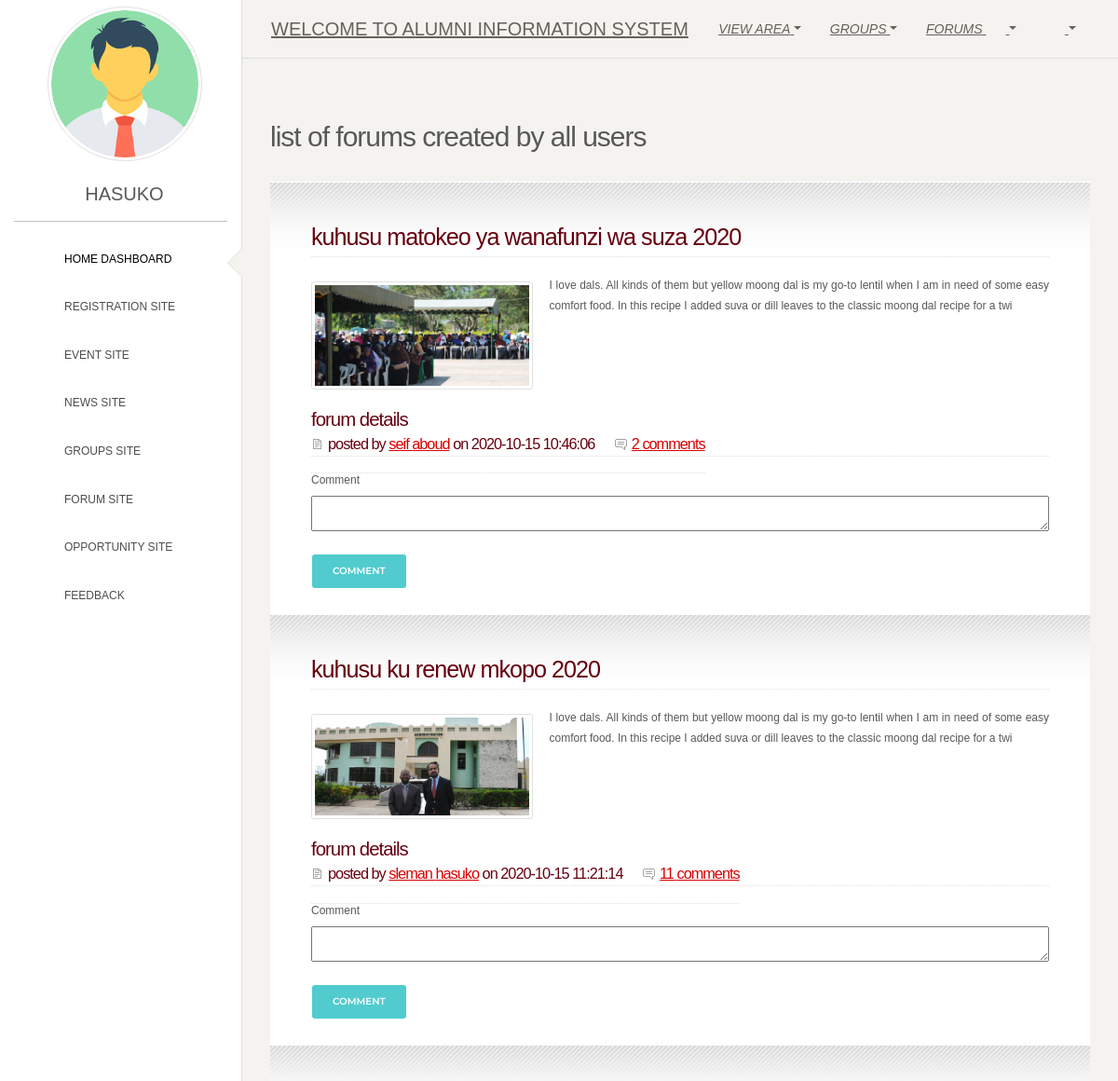
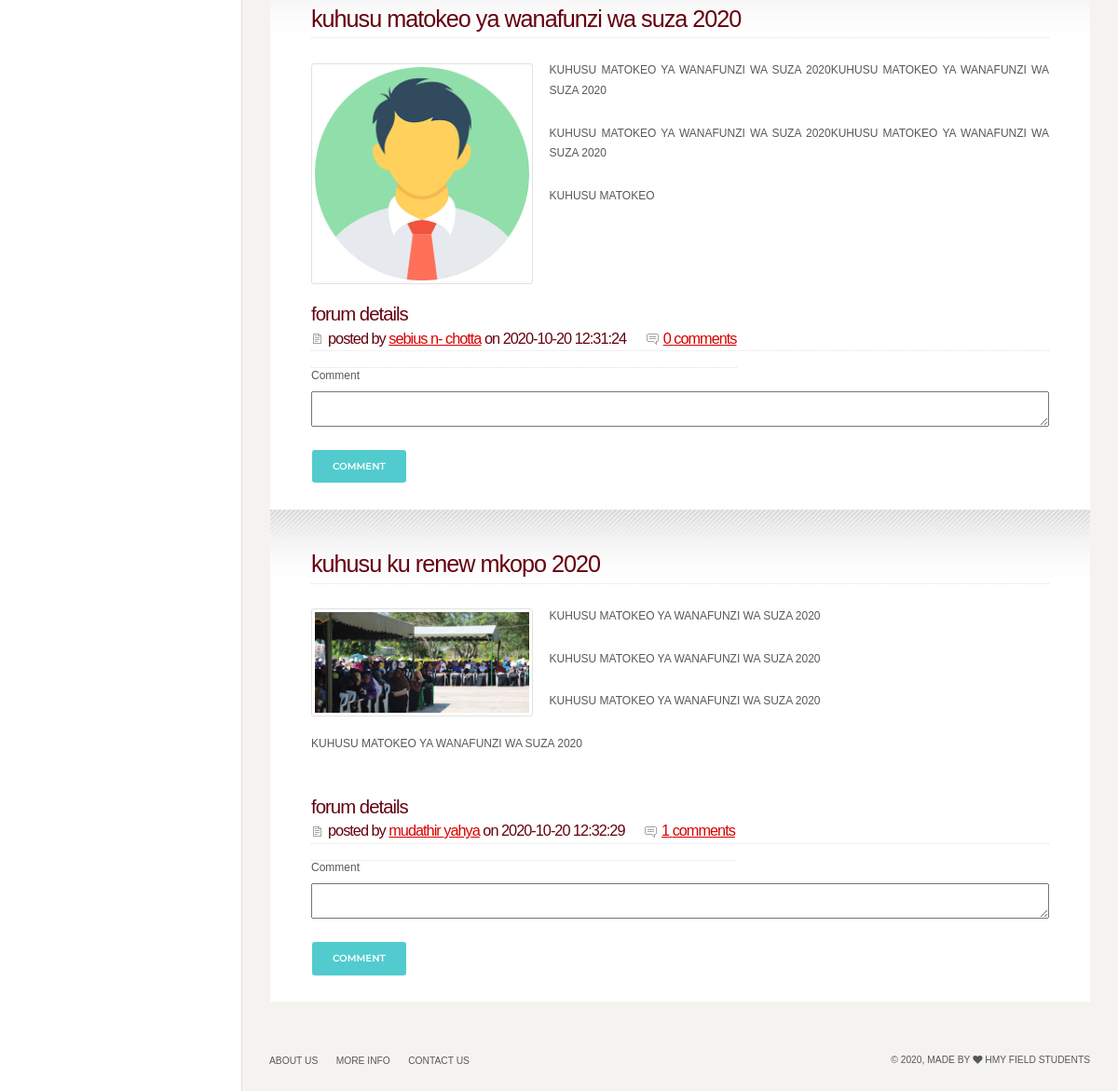
The app's page /HOME_PAGE/examples/all_forums.php (signed in) with its own data (2 pictures, top to bottom).
### tables this page shows
CREATE TABLE `forum` (
  `forum_id` int(11) NOT NULL,
  `user_ID` int(11) NOT NULL,
  `forum_tittle` varchar(100) NOT NULL,
  `forum_description` varchar(200) NOT NULL,
  `forum_date` datetime NOT NULL,
  `forum_attachment` varchar(50) NOT NULL
);

CREATE TABLE `users` (
  `user_ID` int(11) NOT NULL,
  `f_name` varchar(50) NOT NULL,
  `l_name` varchar(50) NOT NULL,
  `address` varchar(50) NOT NULL,
  `gender` varchar(50) NOT NULL,
  `email` varchar(50) NOT NULL,
  `contact` varchar(50) NOT NULL,
  `user_bio` varchar(100) NOT NULL,
  `approval` varchar(50) NOT NULL DEFAULT 'not-approved'
);

### HOME_PAGE/examples/all_forums.php (the view, shortened to what this page needs)
<!DOCTYPE html>
<html lang="en">
<head>
  <link href="https://maxcdn.bootstrapcdn.com/font-awesome/latest/css/font-awesome.min.css" rel="stylesheet">
  <link href="../assets/css/bootstrap.min.css" rel="stylesheet" />
  <link href="../assets/css/paper-dashboard.css?v=2.0.1" rel="stylesheet" />
  <link href="../assets/demo/demo.css" rel="stylesheet" />
<link rel="stylesheet" type="text/css" title="Red" href="forum/style_red.css" />
<link rel="alternate stylesheet" type="text/css" title="Blue" href="forum/style_blue.css" />
<link rel="alternate stylesheet" type="text/css" title="Green" href="forum/style_green.css" />
<link rel="alternate stylesheet" type="text/css" title="Brown" href="forum/style_brown.css" />
<link rel="alternate stylesheet" type="text/css" title="Magenta" href="forum/style_magenta.css" />
</head>
<body class="">
  <div class="wrapper ">
    <div class="sidebar" data-color="white" data-active-color="danger">
      <div class="logo">
          <div class="logo-image-big">
             <?php
              include("../../profile.php");
            ?>
            <br>
            <label style="margin-left: 80px; font-size: 20px; margin-top: 20px;"><?php echo $_SESSION['username']; ?></label>
          </div>
      </div>
      <?php
      include("left_nav.php");
      ?>
    </div>
    <div class="main-panel">
      <?php
      include("up_bar.php");
      ?>
      <br><br>
   <?php
   $query = "SELECT * FROM forum,users,login WHERE login.login_id = users.user_ID AND users.user_ID = forum.user_ID";
   $run = $conn->query($query);
   $num = $run->rowCount();
   ?>
<div class="content">
  <h2>LIST OF FORUMS CREATED BY ALL USERS </h2>
  <?php
    if ($num > 0)
    {
        while($row = $run->fetch(PDO::FETCH_ASSOC))
          {
            $comment = "SELECT COUNT(comment.forum_id) from comment where comment.forum_id = :a";
            $p = $_SESSION["forum"];
            $runcomment = $conn->prepare($comment);
            $runcomment->bindParam(":a",$parameter1);
            $parameter1 = $p;
            $runcomment->execute();
            $aa = $runcomment->fetch(PDO::FETCH_ASSOC);
            $path ="../../FORUM/".$row["forum_attachment"];
            ?>
<div id="main">
  <div id="main_inner" class="fluid">
    <div id="primaryContent_columnless">
      <div id="columnA_columnless">
        <h3><?php echo $row["forum_tittle"];?></h3>
        <img style="width: 30%;" src="<?php echo $path; ?>" class="floatTL" alt="Something scenic" />
        <p><?php echo $row["forum_description"];?></p>
        <br class="clear" />
        <div class="post">
          <h3>Forum Details</h3>
          <ul class="post_info">
            <h3><li class="date">Posted by <a href="#"><?php echo $row["f_name"]." ".$row["l_name"]; ?></a> on <?php echo $row["forum_date"];?></li>
            <li class="comments"> <a href="all_forum_show_comment.php?id=<?php echo $row['forum_id'];?>"><?php echo $aa['COUNT(comment.forum_id)'];?> comments</a></li></h3>
          </ul>
        </div>
        <form method="POST" action="comment_hand_all.php">
          <label>Comment</label>
          <div class="form-group <?php echo(!empty($xx)) ? 'has-error' : ''; ?>">
          <textarea style="width: 100%;" name="comment" required="required">
          </textarea>
        </div>
          <button class="btn btn-primary btn-block1">
            Comment
          </button>
        </form>
      </div>
    </div>
    <br class="clear" />
  </div>
</div>
    <?php
  }
}else
   echo   "No Forums Avaiable Right Now";
?>
      </div>
      <footer class="footer footer-black  footer-white ">
        <div class="container-fluid">
          <div class="row">
            <nav class="footer-nav">
              <ul>
                <li><a target="_blank">About Us</a></li>
                <li><a target="_blank">More Info</a></li>
                <li><a target="_blank">Contact Us</a></li>
              </ul>
            </nav>
            <div class="credits ml-auto">
              <span class="copyright">
                © , MADE BY  <i class="fa fa-heart heart"></i> HMY FIELD STUDENTS
              </span>
            </div>
          </div>
        </div>
      </footer>
    </div>
  </div>
</body>
</html>

### profile.php (shortened to what this page needs)
<?php
include("connection.php");
$query = "SELECT profile FROM login WHERE login.username = :pro";
$run = $conn->prepare($query);
$run->bindParam(":pro",$para);
$execute = $run->execute();
$fetch = $run->fetch(PDO::FETCH_ASSOC);
$path = "../../PROFILE/".$fetch["profile"];
?>
<img style="width: 70%; height: 20%; border-radius: 150px; margin-left: 40px;" src="<?php echo $path;?>">

### HOME_PAGE/examples/forum/style_red.css (style rules this page uses)
div.fluid { width: 90% !important; }
* { margin: 0em; padding: 0em; }
body { background-color: #fff; color: #585858; font-size: 9pt; font-family: "trebuchet ms", helvetica, sans-serif; }
h1,h2,h3,h4,h5,h6 { font-weight: normal; letter-spacing: -1px; text-transform: lowercase; }
h3,h4,h5,h6 { color: #66000F; }
img { padding: 3px; border: solid 1px #e1e1e1; }
img.floatTL { float: left; margin-right: 1.5em; margin-bottom: 1.5em; margin-top: 0.5em; }
a { text-decoration: underline; color: #D90000; }
p { line-height: 1.8em; }
#main { background: #fff url('images_red/n2.gif') 0px 1px repeat-x; }
#main_inner p { text-align: justify; margin-bottom: 2.0em; }
#main_inner ul { margin-bottom: 2.0em; }
#main_inner { position: relative; width: 950px; margin: 0 auto; padding-top: 3.5em; }
#main_inner h3,h4 { border-bottom: dotted 1px #E1E1E1; position: relative; }
#main_inner h3 { font-size: 2.1em; padding-bottom: 0.1em; margin-bottom: 0.8em; }
#main_inner .post { position: relative; }
#main_inner .post h3 { position: relative; font-size: 1.7em; padding-bottom: 1.2em; }
#main_inner .post ul.post_info { list-style: none; position: absolute; top: 3em; font-size: 0.8em; }
#main_inner .post ul.post_info li { background-position: 0em 0.2em; background-repeat: no-repeat; display: inline; padding-left: 18px; }
#main_inner .post ul.post_info li.date { background-image: url('images_red/n5.gif'); }
#main_inner .post ul.post_info li.comments { background-image: url('images_red/n6.gif'); margin-left: 1.1em; }
#primaryContent_columnless { position: relative; }
#columnA_columnless { position: relative; width: 100%; }

### HOME_PAGE/examples/forum/style_blue.css (style rules this page uses)
div.fluid { width: 90% !important; }
* { margin: 0em; padding: 0em; }
body { background-color: #fff; color: #585858; font-size: 9pt; font-family: "trebuchet ms", helvetica, sans-serif; }
h1,h2,h3,h4,h5,h6 { font-weight: normal; letter-spacing: -1px; text-transform: lowercase; }
h3,h4,h5,h6 { color: #184366; }
img { padding: 3px; border: solid 1px #e1e1e1; }
img.floatTL { float: left; margin-right: 1.5em; margin-bottom: 1.5em; margin-top: 0.5em; }
a { text-decoration: underline; color: #F16C00; }
p { line-height: 1.8em; }
#main { background: #fff url('images_blue/n2.gif') 0px 1px repeat-x; }
#main_inner p { text-align: justify; margin-bottom: 2.0em; }
#main_inner ul { margin-bottom: 2.0em; }
#main_inner { position: relative; width: 950px; margin: 0 auto; padding-top: 3.5em; }
#main_inner h3,h4 { border-bottom: dotted 1px #E1E1E1; position: relative; }
#main_inner h3 { font-size: 2.1em; padding-bottom: 0.1em; margin-bottom: 0.8em; }
#main_inner .post { position: relative; }
#main_inner .post h3 { position: relative; font-size: 1.7em; padding-bottom: 1.2em; }
#main_inner .post ul.post_info { list-style: none; position: absolute; top: 3em; font-size: 0.8em; }
#main_inner .post ul.post_info li { background-position: 0em 0.2em; background-repeat: no-repeat; display: inline; padding-left: 18px; }
#main_inner .post ul.post_info li.date { background-image: url('images_blue/n5.gif'); }
#main_inner .post ul.post_info li.comments { background-image: url('images_blue/n6.gif'); margin-left: 1.1em; }
#primaryContent_columnless { position: relative; }
#columnA_columnless { position: relative; width: 100%; }

### records on screen
forum: forum_tittle "kuhusu matokeo ya wanafunzi wa suza 2020", forum_attachment (picture), forum_description "I love dals. All kinds of them but yellow moong dal is my go-to lentil when I am in need of some easy comfort food. In this recipe I added suva or dill leaves to the classic moong dal recipe for a twi", user_ID.f_name "seif", user_ID.l_name "aboud", forum_date "2020-10-15 10:46:06", COUNT "2"
forum: forum_tittle "kuhusu ku renew mkopo 2020", forum_attachment (picture), forum_description "I love dals. All kinds of them but yellow moong dal is my go-to lentil when I am in need of some easy comfort food. In this recipe I added suva or dill leaves to the classic moong dal recipe for a twi", user_ID.f_name "sleman", user_ID.l_name "hasuko", forum_date "2020-10-15 11:21:14", COUNT "11"
forum: forum_tittle "kuhusu matokeo ya wanafunzi wa suza 2020", forum_attachment (picture), forum_description "KUHUSU MATOKEO YA WANAFUNZI WA SUZA 2020KUHUSU MATOKEO YA WANAFUNZI WA SUZA 2020 KUHUSU MATOKEO YA WANAFUNZI WA SUZA 2020KUHUSU MATOKEO YA WANAFUNZI WA SUZA 2020 KUHUSU MATOKEO", user_ID.f_name "sebius", user_ID.l_name "n- chotta", forum_date "2020-10-20 12:31:24", COUNT "0"
forum: forum_tittle "kuhusu ku renew mkopo 2020", forum_attachment (picture), forum_description "KUHUSU MATOKEO YA WANAFUNZI WA SUZA 2020 KUHUSU MATOKEO YA WANAFUNZI WA SUZA 2020 KUHUSU MATOKEO YA WANAFUNZI WA SUZA 2020 KUHUSU MATOKEO YA WANAFUNZI WA SUZA 2020", user_ID.f_name "mudathir", user_ID.l_name "yahya", forum_date "2020-10-20 12:32:29", COUNT "1"

### other values on screen
$_SESSION['username'] "HASUKO"
